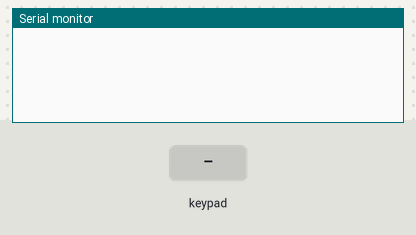
Bench run of a sketch on a simulated Arduino Uno, built with avr-gcc and run on an emulated ATmega328P. On the bench: the last lines printed to the serial monitor. The inputs (shaded band) are chosen by the test bench.

Above: at 1.2 s.
1.3 s: key '1' pressed
At 2.4 s:
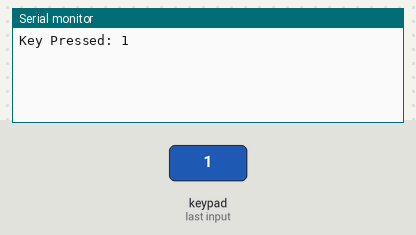
2.8 s: keypad keys 1 2 3 4 pressed 0.4 s apart
At 3.87 s:
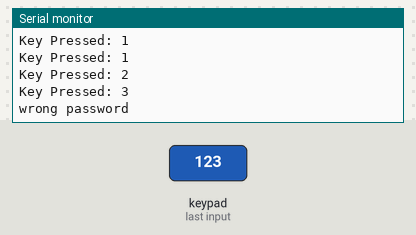
5.9 s: key '*' pressed
At 7.1 s:
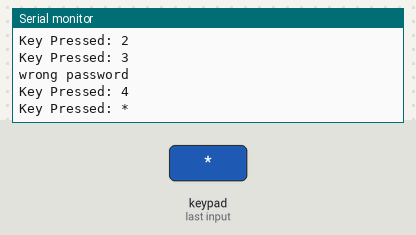
7.4 s: keypad keys 1 2 3 4 # pressed 0.4 s apart
At 9.5 s:
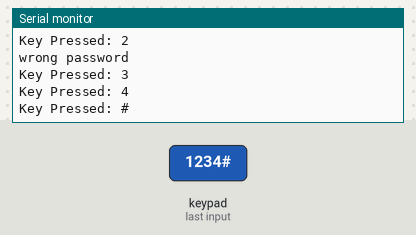
Timing chart, 0 to 11.0 s (numbered marks = the images above; inputs shaded):
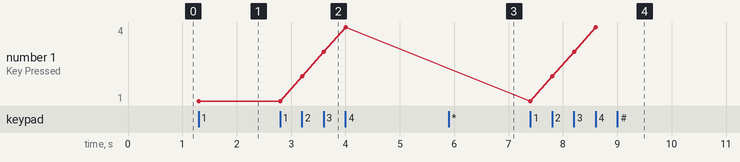

Measured:
- after the input at 1.3 s, the serial monitor: prints a new line at once (image 1)
- after the input at 2.8 s, the serial monitor: prints a new line after 0.41 s (image 2)
- after the input at 5.9 s, the serial monitor: prints a new line at once (image 3)
- after the input at 7.4 s, the serial monitor: prints a new line at once (image 4)
- plotted number 1: 1 → 4 after the input at 2.8 s

The sketch:

password_keypad.ino
```cpp
#include <Keypad.h>

const byte ROWS = 4;
const byte COLS = 3;

char keys[ROWS][COLS] = {
  {'1','2','3'},
  {'4','5','6'},
  {'7','8','9'},
  {'*','0','#'}
};
byte rowPins[ROWS] = {9, 8, 7, 6};
byte colPins[COLS] = {5, 4, 3};

// Create an object of keypad
Keypad keypad = Keypad(makeKeymap(keys), rowPins, colPins, ROWS, COLS);

String enteredPassword = "";
String correctPassword = "1234";
String secondpass = "5678";

void setup() {
  Serial.begin(9600);
}

void loop() {
  char key = keypad.getKey();

  if (key) {
    enteredPassword += key;
    Serial.print("Key Pressed: ");
    Serial.println(key);

if (enteredPassword.length() == correctPassword.length()) {
      if (enteredPassword == correctPassword) {
        Serial.println("enter second key");
        if(correctPassword==secondpass){
        Serial.println("welcome");
        }
      } else {
        Serial.println("wrong password");
      }
      enteredPassword = "";
    }
  }
}
```
